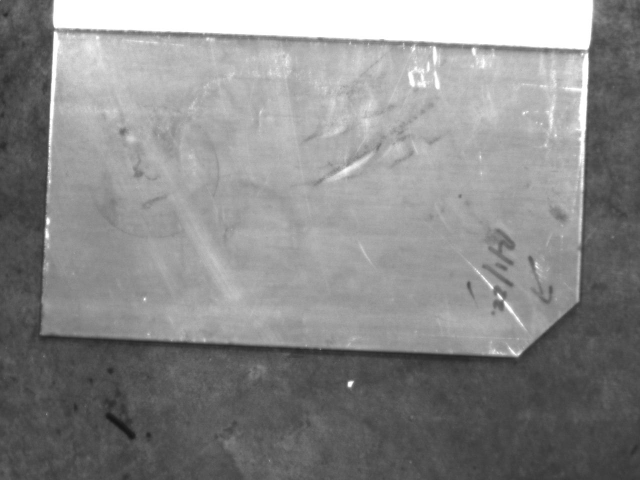
#> input picture dimInspectROI.1/manualCalib/sampleImages/2.jpg, 1280 x 960 px, found by its file name (shown at 1/2 size)
$ python thresholdSlider.py
#> lines starting #> are read from the running program, lines starting #| are printed output that depends on the picture; after the words box and inside, x2 and y2 are one past the last pixel; in counts of white or black regions, pixels touching at a corner belong together
'''
A simple program that lets users manually calibrate thresholding
methods and values used in the threshold function
'''

import cv2
import numpy as np


threshVal = 0
threshMax = 0
threshType = 0

sourcePath = '2.jpg'
windowName = 'test'

threshValName = 'Thresholding Value'
threshMaxName = 'Thresholding Maximum'
threshTypeName = 'Thresholding Type'

windowName = 'thresholdingTest'


source = cv2.imread(sourcePath)
#> source is the input picture: shape (960, 1280, 3); min 11, max 255, mean 138.2
source = cv2.cvtColor(source, cv2.COLOR_BGR2GRAY)
#> source: shape (960, 1280)
source = cv2.GaussianBlur(source, (9,9),3)

clahe = cv2.createCLAHE(clipLimit=2.0,tileGridSize=(4,4))
source = clahe.apply(source )
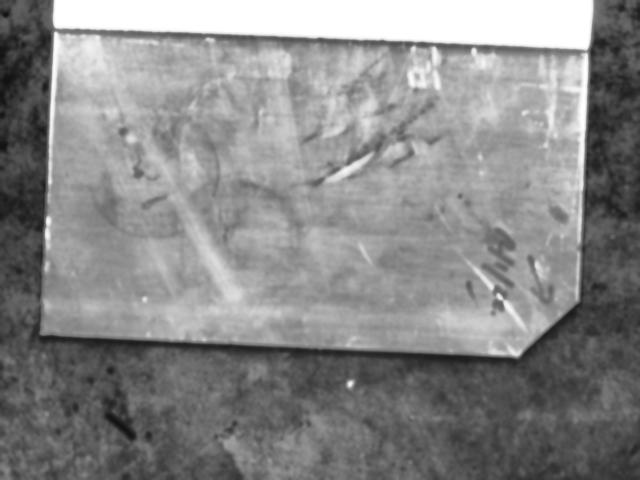
#> source: shape (960, 1280) (shown at 1/2 size); min 18, max 255, mean 136.4
clam = cv2.adaptiveThreshold(source, 255,cv2.ADAPTIVE_THRESH_GAUSSIAN_C,cv2.THRESH_BINARY,9,4)
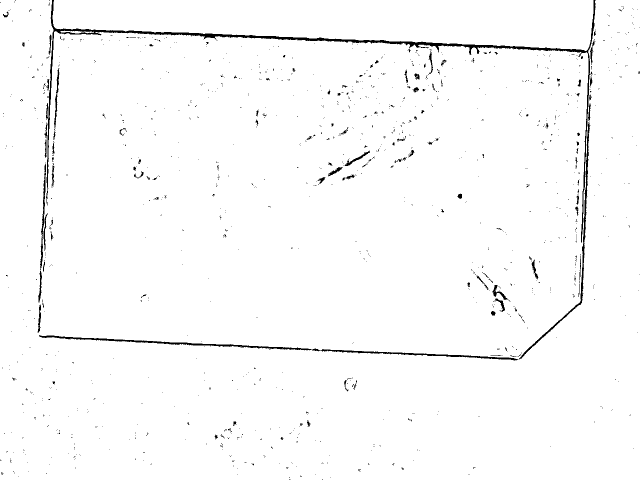
#> clam: shape (960, 1280) (shown at 1/2 size); 98.1% white; 1274 black regions (1179 under 20 px), largest, box (x1, y1, x2, y2) and area: (92, 0, 1191, 486) 8517, (78, 670, 640, 702) 2024, (1038, 243, 1181, 719) 1837
kernel = np.ones((2,2), np.uint8)
clam = cv2.morphologyEx(clam, cv2.MORPH_OPEN, kernel)
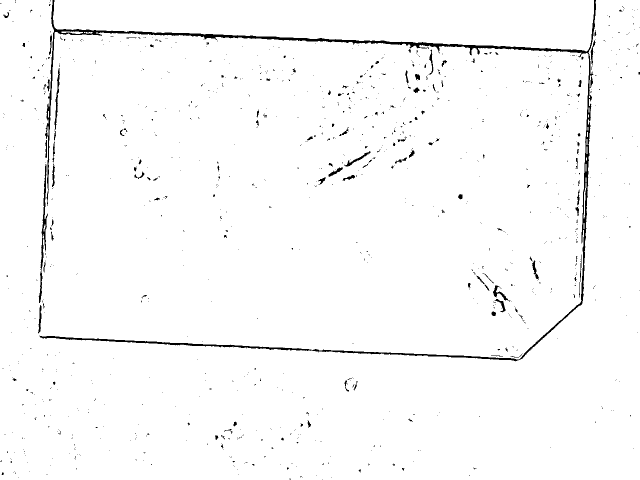
#> clam: shape (960, 1280) (shown at 1/2 size); 98% white; 1011 black regions (901 under 20 px), largest, box (x1, y1, x2, y2) and area: (79, 0, 1192, 723) 14456, (77, 328, 96, 606) 1085, (109, 137, 120, 261) 387
kernel = np.ones((1,1), np.uint8)
clam = cv2.morphologyEx(clam, cv2.MORPH_CLOSE, kernel)
cv2.imshow('job',clam)
cv2.imwrite('clam.jpg',clam)
cv2.imshow('bob',source)
cv2.imwrite('bob.jpg',source)

def default():
    cv2.namedWindow(windowName)
    cv2.resizeWindow(windowName,800,800)

    cv2.createTrackbar(threshValName,windowName,0,255,thresholdOnImage)
#> slider 'Thresholding Value' is set to 85
    cv2.createTrackbar(threshMaxName,windowName,0,255,thresholdOnImage)
#> slider 'Thresholding Maximum' is set to 255
    cv2.createTrackbar(threshTypeName,windowName,0,4,thresholdOnImage)
#> slider 'Thresholding Type' is set to 1

    thresHoldingMethod(0)
    cv2.waitKey()


def thresHoldingMethod(type):
    d = [
        cv2.THRESH_BINARY,
        cv2.THRESH_BINARY_INV,
        cv2.THRESH_MASK,
        cv2.THRESH_TOZERO,
        cv2.THRESH_TRUNC
        ]
    return d[type]

def thresholdOnImage(blank):
#> called with blank = 1
    newThreshVal = cv2.getTrackbarPos(threshValName,windowName)
    newMaxVal = cv2.getTrackbarPos(threshMaxName,windowName)
    newThreshType = cv2.getTrackbarPos(threshTypeName,windowName)

    burner, thresh = cv2.threshold(source,newThreshVal,newMaxVal,thresHoldingMethod(newThreshType))
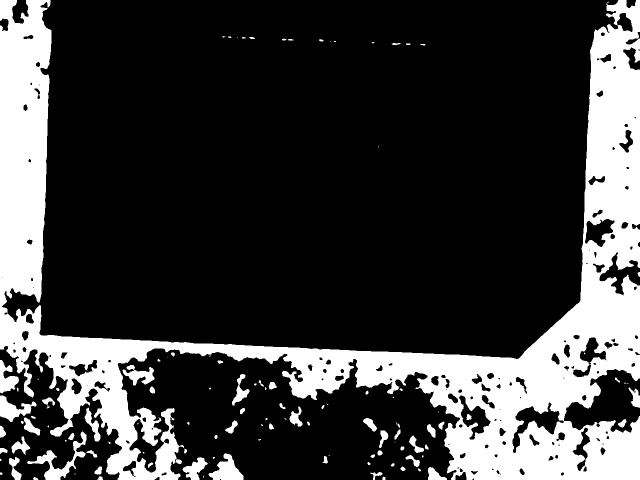
#> thresh: shape (960, 1280) (shown at 1/2 size); 23.4% white; 119 white regions (43 under 20 px), largest, box (x1, y1, x2, y2) and area: (0, 0, 1280, 960) 267280, (54, 863, 173, 960) 2598, (417, 907, 487, 960) 1980
#> burner = 85
    cv2.imshow(windowName,thresh)


default()

$ run again, with dimInspectROI.1/manualCalib/sampleImages/1.jpg copied over dimInspectROI.1/manualCalib/sampleImages/2.jpg
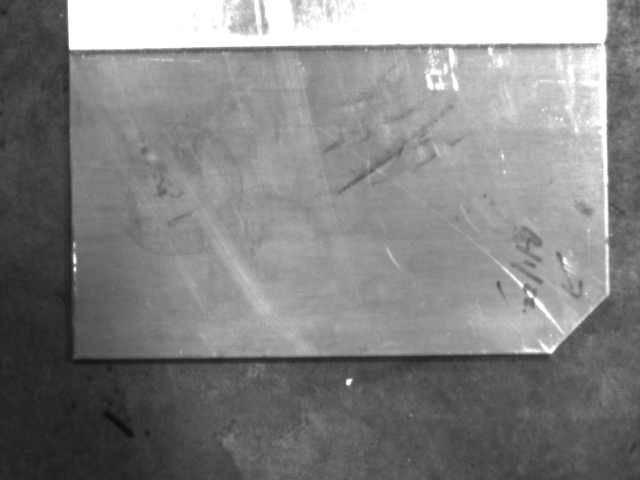
#> input picture dimInspectROI.1/manualCalib/sampleImages/1.jpg, 1280 x 960 px, found by its file name (shown at 1/2 size)
#> source is the input picture: shape (960, 1280, 3); min 8, max 255, mean 131.1
#> `clam = cv2.adaptiveThreshold(source, 255,cv2.ADAPTIVE_THRESH_GAUSSIAN_..`:
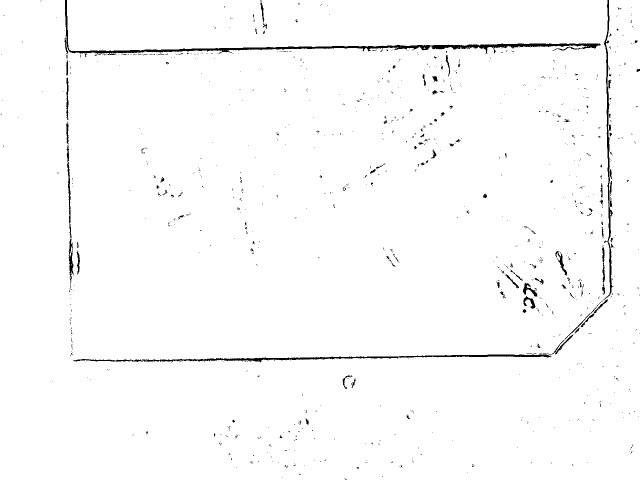
#> clam: shape (960, 1280) (shown at 1/2 size); 98.3% white; 1034 black regions (955 under 20 px), largest, box (x1, y1, x2, y2) and area: (129, 0, 1201, 114) 6256, (147, 709, 1102, 725) 3346, (1093, 0, 1227, 709) 2297
#> in thresholdOnImage, `burner, thresh = cv2.threshold(source,newThreshVal,newMaxVal,thresHold..`:
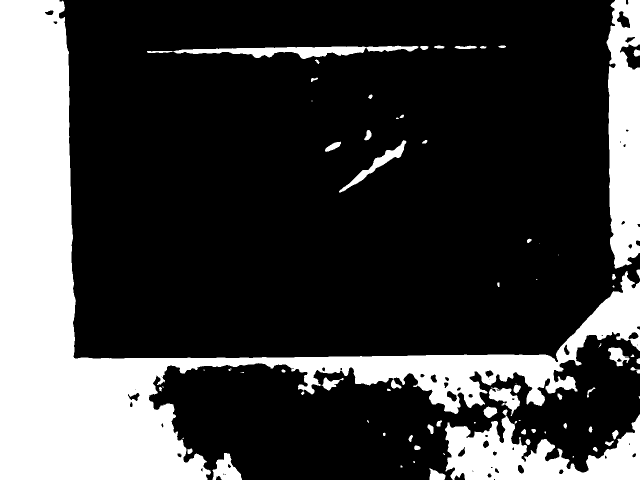
#> thresh: shape (960, 1280) (shown at 1/2 size); 25.1% white; 76 white regions (23 under 20 px), largest, box (x1, y1, x2, y2) and area: (0, 0, 1280, 960) 234181, (1213, 0, 1280, 537) 29261, (890, 829, 1280, 960) 27603
#> burner = 85

$ run again, with dimInspectROI.1/manualCalib/sampleImages/3.jpg copied over dimInspectROI.1/manualCalib/sampleImages/2.jpg
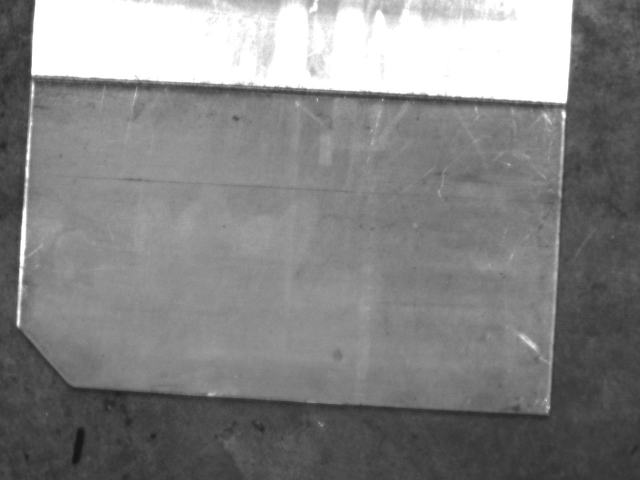
#> input picture dimInspectROI.1/manualCalib/sampleImages/3.jpg, 1280 x 960 px, found by its file name (shown at 1/2 size)
#> source is the input picture: shape (960, 1280, 3); min 12, max 255, mean 132.2
#> `clam = cv2.adaptiveThreshold(source, 255,cv2.ADAPTIVE_THRESH_GAUSSIAN_..`:
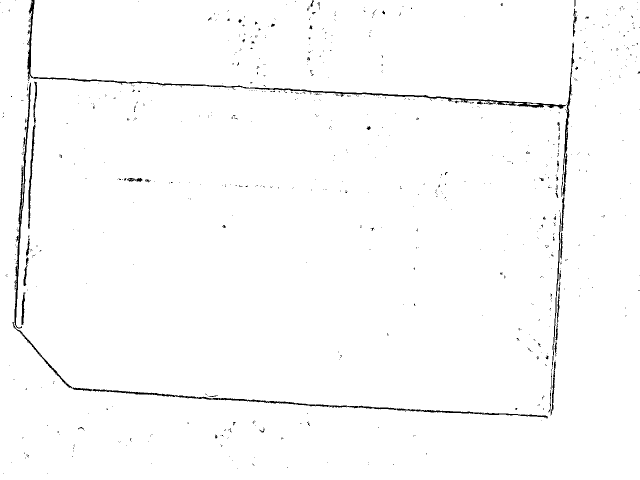
#> clam: shape (960, 1280) (shown at 1/2 size); 98.6% white; 811 black regions (765 under 20 px), largest, box (x1, y1, x2, y2) and area: (54, 0, 1149, 394) 5401, (25, 644, 1096, 837) 3588, (29, 165, 62, 657) 1965
#> in thresholdOnImage, `burner, thresh = cv2.threshold(source,newThreshVal,newMaxVal,thresHold..`:
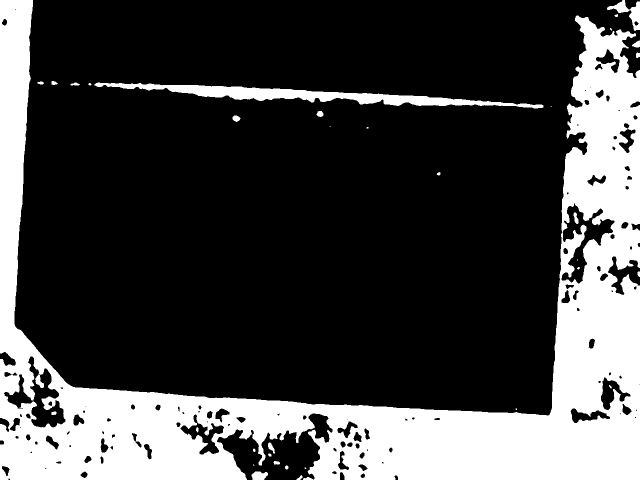
#> thresh: shape (960, 1280) (shown at 1/2 size); 26.5% white; 34 white regions (8 under 20 px), largest, box (x1, y1, x2, y2) and area: (0, 0, 1280, 960) 308896, (189, 165, 1087, 217) 13238, (1214, 0, 1280, 62) 1381
#> burner = 85
